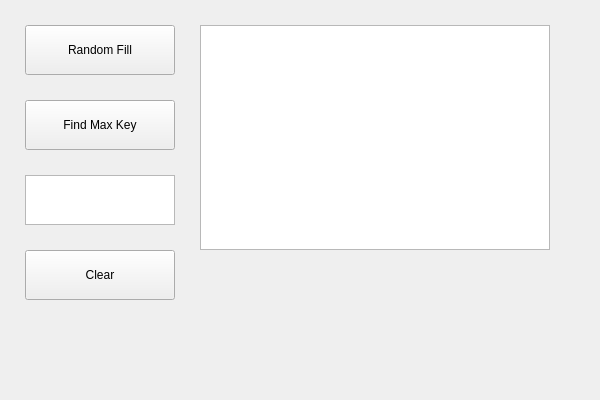
<?xml version="1.0" encoding="UTF-8"?>
<ui version="4.0">
 <class>MainWindow</class>
 <widget class="QMainWindow" name="MainWindow">
  <property name="geometry">
   <rect>
    <x>0</x>
    <y>0</y>
    <width>600</width>
    <height>400</height>
   </rect>
  </property>
  <property name="windowTitle">
   <string>MainWindow</string>
  </property>
  <property name="styleSheet">
   <string notr="true">font: 11pt &quot;Monospace&quot;;</string>
  </property>
  <widget class="QWidget" name="centralwidget">
   <widget class="QPlainTextEdit" name="plainTextEdit">
    <property name="geometry">
     <rect>
      <x>200</x>
      <y>25</y>
      <width>350</width>
      <height>225</height>
     </rect>
    </property>
   </widget>
   <widget class="QPushButton" name="pushButtonMaxKey">
    <property name="geometry">
     <rect>
      <x>25</x>
      <y>100</y>
      <width>150</width>
      <height>50</height>
     </rect>
    </property>
    <property name="text">
     <string>Find Max Key</string>
    </property>
   </widget>
   <widget class="QPushButton" name="pushButtonRandomFill">
    <property name="geometry">
     <rect>
      <x>25</x>
      <y>25</y>
      <width>150</width>
      <height>50</height>
     </rect>
    </property>
    <property name="text">
     <string>Random Fill</string>
    </property>
   </widget>
   <widget class="QPushButton" name="pushButtonClear">
    <property name="geometry">
     <rect>
      <x>25</x>
      <y>250</y>
      <width>150</width>
      <height>50</height>
     </rect>
    </property>
    <property name="text">
     <string>Clear</string>
    </property>
   </widget>
   <widget class="QPlainTextEdit" name="plainTextEdit_2">
    <property name="geometry">
     <rect>
      <x>25</x>
      <y>175</y>
      <width>150</width>
      <height>50</height>
     </rect>
    </property>
   </widget>
  </widget>
 </widget>
 <resources/>
 <connections/>
</ui>
